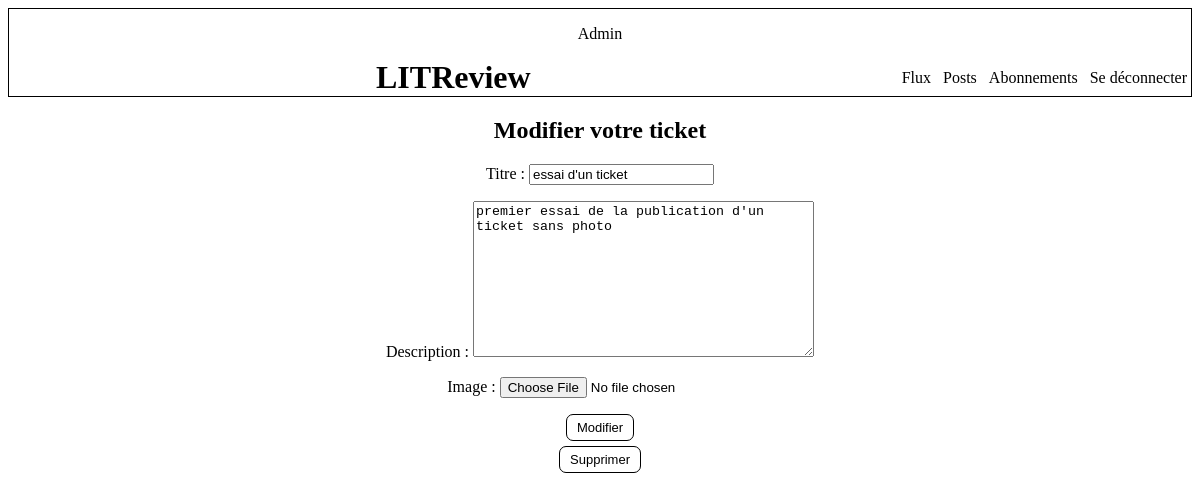
Screenshot of /ticket/1/modifier/ (signed in) with the database file from the repository.
### connexion/models.py (models this page shows)
class User(AbstractUser):
    abonnement = models.ManyToManyField("self", through="Abonnement",
                                        symmetrical=False)

### blog/models.py (models this page shows)
class Ticket(models.Model):
    titre = models.CharField(max_length=128)
    description = models.TextField(max_length=2048, blank=True)
    user = models.ForeignKey(to=settings.AUTH_USER_MODEL,
                             on_delete=models.CASCADE)
    image = models.ImageField(null=True, blank=True)
    date = models.DateTimeField(auto_now_add=True)

### blog/views.py (the view, shortened to what this page needs)
# urls.py: path("ticket/<int:ticket_id>/modifier/", blog.views.modifier_ticket,
@login_required
def modifier_ticket(request, ticket_id):
    ticket = get_object_or_404(models.Ticket, id=ticket_id)
    modifier_form = forms.TicketForm(instance=ticket)
    supprimer_form = forms.SupprimerTicketForm()
    context = {"modifier_form": modifier_form,
               "supprimer_form": supprimer_form}
    return render(request, "modifier_ticket.html", context=context)

### blog/forms.py
class TicketForm(forms.ModelForm):
    modifier_ticket = forms.BooleanField(widget=forms.HiddenInput,
                                         initial=True)
    class Meta:
        model = models.Ticket
        fields = ["titre", "description", "image"]

class SupprimerTicketForm(forms.Form):
    supprimer_ticket = forms.BooleanField(widget=forms.HiddenInput,
                                          initial=True)

### blog/templates/modifier_ticket.html (shortened to what this page needs)
{% extends "base.html" %}
{% block content %}
<div id="modifier_ticket">
    <h2>Modifier votre ticket</h2>
    <form method="post" enctype="multipart/form-data">
        {{ modifier_form.as_p }}
        <button class="bouton" type="submit">Modifier</button>
    </form>
    <form method="post" enctype="multipart/form-data">
        <button class="bouton" type="submit">Supprimer</button>
    </form>
</div>
{% endblock content %}

### LITReview/templates/base.html (shortened to what this page needs)
<!DOCTYPE html>
{% load static %}
<html lang="fr">
<head>
    <link rel="stylesheet" href="{% static 'styles.css' %}">
</head>
<body>
    <header>
        <p>{{ user }}</p>
        <h1>LITReview</h1>
        {% if user.is_authenticated %}
            <nav>
                <a href="{% url 'flux' %}">Flux</a>
                <a href="{% url 'posts' %}">Posts</a>
                <a href="{% url 'abonnements' %}">Abonnements</a>
                <a href="{% url 'deconnexion' %}">Se déconnecter</a>
            </nav>
        {% endif %}
    </header>
    {% block content %}
    {% endblock content %}
</body>
</html>

### LITReview/static/styles.css (style rules this page uses)
* { font-family: "Arial", "Georgia", "sans-serif" box-sizing: border-box; }
header { border: 1px black solid; text-align : center; }
header h1 { display: inline-block; margin: 0 }
header nav { display: inline-block; float: right; padding-top: 10px; padding-bottom: 10px; }
header nav a { text-decoration: none; color: black; margin: 4px; }
.bouton { color: black; text-decoration: none; font-size: small; background-color: white; border: 1px black solid; border-radius: 7px; padding: 5px 10px 5px 10px; }
#flux, #posts, #créer_ticket, #modifier_ticket, #créer_critique { text-align: center; }
#modifier_ticket form { margin-top : 5px; }

### rows the page displays
User: username "Admin"
Ticket: titre "essai d'un ticket", description "premier essai de la publication d'un ticket sans photo"
